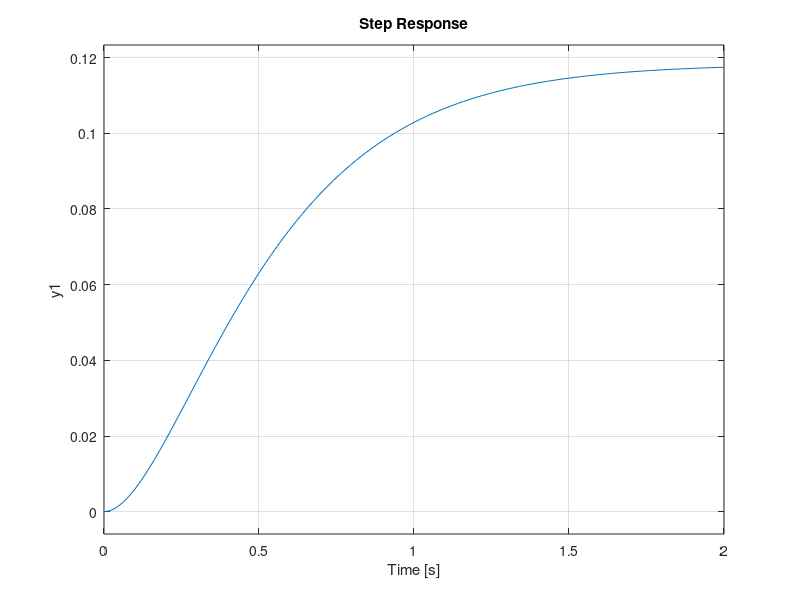

Here is the MATLAB script that generated this plot: (Note: this script raises an error after producing the figure.)
%Sistema linerarizado em torno do ponto de operação:
Glin = tf([8.74e5], [1 1802 5.842e5 4.173e6 7.389e6]);
poles = pole(Glin);
Gsimp = tf(Glin.num, conv([1 -poles(3)], [1 -poles(4)]));
Gsimp = Gsimp*dcgain(Glin)/dcgain(Gsimp);
figure
hold
step(Glin);
step(Gsimp);

%Sistema contínuo, em malha aberta:
[z,p,k] = zpkdata(Gsimp); %formato zpk
Gzpk = zpk(z,p,k,'DisplayFormat','timeconstant'); %formato em constante de tempo
figure
step(Gsimp); %degrau em malha aberta
Ginfo = stepinfo(Gsimp); %características do transitório
disp(Ginfo);

%Especificações de projeto:
disp('Especificações do Projeto:');
ST = 0.75*Ginfo.SettlingTime;
fprintf('ST < %g\n', ST); %redução do tempo de acomodação em 25% da malha aberta
disp('OS < 5%'); %overshoot ótimo de 5%
T = 1/(5*max(abs(p{1})));
fprintf('T = %g\n', T); %intervalo de amostragem: 1/5 da constante de tempo mais rápida

%Discretização do sistema, com ZOH:
Gz = c2d(Gsimp, T, 'zoh');

%Projeto de controlador proporcional (tempo de acomodação):
%sisotool(Gz);
load('PI.mat');